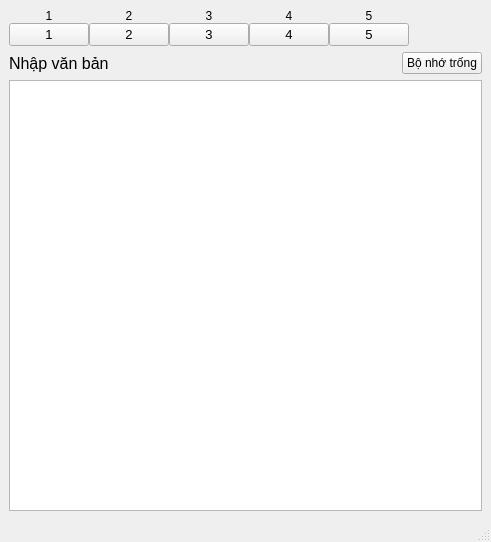
<?xml version="1.0" encoding="UTF-8"?>
<ui version="4.0">
 <class>MainWindow</class>
 <widget class="QMainWindow" name="MainWindow">
  <property name="geometry">
   <rect>
    <x>0</x>
    <y>0</y>
    <width>491</width>
    <height>542</height>
   </rect>
  </property>
  <property name="windowTitle">
   <string>MainWindow</string>
  </property>
  <widget class="QWidget" name="centralwidget">
   <layout class="QVBoxLayout" name="verticalLayout_2">
    <item>
     <layout class="QHBoxLayout" name="horizontalLayout">
      <property name="spacing">
       <number>0</number>
      </property>
      <item>
       <layout class="QVBoxLayout" name="verticalLayout">
        <property name="spacing">
         <number>0</number>
        </property>
        <item>
         <widget class="QLabel" name="label_3">
          <property name="enabled">
           <bool>true</bool>
          </property>
          <property name="font">
           <font>
            <family>MS UI Gothic</family>
            <strikeout>false</strikeout>
           </font>
          </property>
          <property name="toolTipDuration">
           <number>0</number>
          </property>
          <property name="text">
           <string>1</string>
          </property>
          <property name="alignment">
           <set>Qt::AlignBottom|Qt::AlignHCenter</set>
          </property>
         </widget>
        </item>
        <item>
         <widget class="QPushButton" name="pushButton_3">
          <property name="font">
           <font>
            <pointsize>10</pointsize>
           </font>
          </property>
          <property name="cursor">
           <cursorShape>PointingHandCursor</cursorShape>
          </property>
          <property name="text">
           <string>1</string>
          </property>
         </widget>
        </item>
       </layout>
      </item>
      <item>
       <layout class="QVBoxLayout" name="verticalLayout_3">
        <property name="spacing">
         <number>0</number>
        </property>
        <item>
         <widget class="QLabel" name="label_4">
          <property name="enabled">
           <bool>true</bool>
          </property>
          <property name="font">
           <font>
            <family>MS UI Gothic</family>
            <strikeout>false</strikeout>
           </font>
          </property>
          <property name="toolTipDuration">
           <number>0</number>
          </property>
          <property name="text">
           <string>2</string>
          </property>
          <property name="alignment">
           <set>Qt::AlignBottom|Qt::AlignHCenter</set>
          </property>
         </widget>
        </item>
        <item>
         <widget class="QPushButton" name="pushButton_4">
          <property name="font">
           <font>
            <pointsize>10</pointsize>
           </font>
          </property>
          <property name="cursor">
           <cursorShape>PointingHandCursor</cursorShape>
          </property>
          <property name="text">
           <string>2</string>
          </property>
         </widget>
        </item>
       </layout>
      </item>
      <item>
       <layout class="QVBoxLayout" name="verticalLayout_4">
        <property name="spacing">
         <number>0</number>
        </property>
        <item>
         <widget class="QLabel" name="label_5">
          <property name="enabled">
           <bool>true</bool>
          </property>
          <property name="font">
           <font>
            <family>MS UI Gothic</family>
            <strikeout>false</strikeout>
           </font>
          </property>
          <property name="toolTipDuration">
           <number>0</number>
          </property>
          <property name="text">
           <string>3</string>
          </property>
          <property name="alignment">
           <set>Qt::AlignBottom|Qt::AlignHCenter</set>
          </property>
         </widget>
        </item>
        <item>
         <widget class="QPushButton" name="pushButton_5">
          <property name="font">
           <font>
            <pointsize>10</pointsize>
           </font>
          </property>
          <property name="cursor">
           <cursorShape>PointingHandCursor</cursorShape>
          </property>
          <property name="text">
           <string>3</string>
          </property>
         </widget>
        </item>
       </layout>
      </item>
      <item>
       <layout class="QVBoxLayout" name="verticalLayout_5">
        <property name="spacing">
         <number>0</number>
        </property>
        <item>
         <widget class="QLabel" name="label_6">
          <property name="enabled">
           <bool>true</bool>
          </property>
          <property name="font">
           <font>
            <family>MS UI Gothic</family>
            <strikeout>false</strikeout>
           </font>
          </property>
          <property name="toolTipDuration">
           <number>0</number>
          </property>
          <property name="text">
           <string>4</string>
          </property>
          <property name="alignment">
           <set>Qt::AlignBottom|Qt::AlignHCenter</set>
          </property>
         </widget>
        </item>
        <item>
         <widget class="QPushButton" name="pushButton_2">
          <property name="font">
           <font>
            <pointsize>10</pointsize>
           </font>
          </property>
          <property name="cursor">
           <cursorShape>PointingHandCursor</cursorShape>
          </property>
          <property name="text">
           <string>4</string>
          </property>
         </widget>
        </item>
       </layout>
      </item>
      <item>
       <layout class="QVBoxLayout" name="verticalLayout_6">
        <property name="spacing">
         <number>0</number>
        </property>
        <item>
         <widget class="QLabel" name="label_7">
          <property name="enabled">
           <bool>true</bool>
          </property>
          <property name="font">
           <font>
            <family>MS UI Gothic</family>
            <strikeout>false</strikeout>
           </font>
          </property>
          <property name="toolTipDuration">
           <number>0</number>
          </property>
          <property name="text">
           <string>5</string>
          </property>
          <property name="alignment">
           <set>Qt::AlignBottom|Qt::AlignHCenter</set>
          </property>
         </widget>
        </item>
        <item>
         <widget class="QPushButton" name="pushButton">
          <property name="enabled">
           <bool>true</bool>
          </property>
          <property name="font">
           <font>
            <pointsize>10</pointsize>
           </font>
          </property>
          <property name="cursor">
           <cursorShape>PointingHandCursor</cursorShape>
          </property>
          <property name="toolTipDuration">
           <number>-1</number>
          </property>
          <property name="text">
           <string>5</string>
          </property>
          <property name="iconSize">
           <size>
            <width>16</width>
            <height>16</height>
           </size>
          </property>
         </widget>
        </item>
       </layout>
      </item>
      <item>
       <spacer name="horizontalSpacer">
        <property name="orientation">
         <enum>Qt::Horizontal</enum>
        </property>
        <property name="sizeHint" stdset="0">
         <size>
          <width>40</width>
          <height>20</height>
         </size>
        </property>
       </spacer>
      </item>
     </layout>
    </item>
    <item>
     <layout class="QHBoxLayout" name="horizontalLayout_2">
      <item>
       <widget class="QLabel" name="label">
        <property name="font">
         <font>
          <pointsize>12</pointsize>
         </font>
        </property>
        <property name="text">
         <string>Nhập văn bản</string>
        </property>
       </widget>
      </item>
      <item>
       <spacer name="horizontalSpacer_2">
        <property name="orientation">
         <enum>Qt::Horizontal</enum>
        </property>
        <property name="sizeHint" stdset="0">
         <size>
          <width>40</width>
          <height>20</height>
         </size>
        </property>
       </spacer>
      </item>
      <item>
       <widget class="QPushButton" name="pushButton_6">
        <property name="text">
         <string>Bộ nhớ trống</string>
        </property>
       </widget>
      </item>
     </layout>
    </item>
    <item>
     <widget class="QTextEdit" name="textEdit">
      <property name="font">
       <font>
        <pointsize>10</pointsize>
       </font>
      </property>
     </widget>
    </item>
   </layout>
  </widget>
  <widget class="QStatusBar" name="statusbar"/>
 </widget>
 <resources/>
 <connections/>
</ui>
